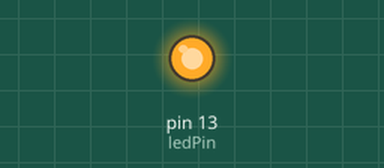
The sketch below on a simulated Arduino Uno, built with avr-gcc and run on an emulated ATmega328P. Parts: output pins drawn as LEDs (lit = HIGH).

Above: at 0.05 s.
Timing chart, 0 to 5.8 s (numbered marks = the images above):
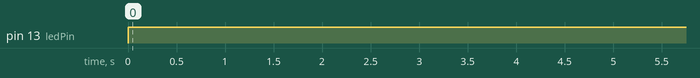

The sketch:

for.ino.ino
```cpp
const int ledPin = 13;

void setup() {
  Serial.begin(9600);
  pinMode(ledPin, OUTPUT);
}

void loop() {
  static int i = 0;
  for(i = 0; i < 5; i++){
    digitalWrite(ledPin, HIGH);
    delay(1000);
    digitalWrite(ledPin, LOW);
  }
}
```

Measured:
- by itself, pin 13 (ledPin): LOW → HIGH at 0.00 s
